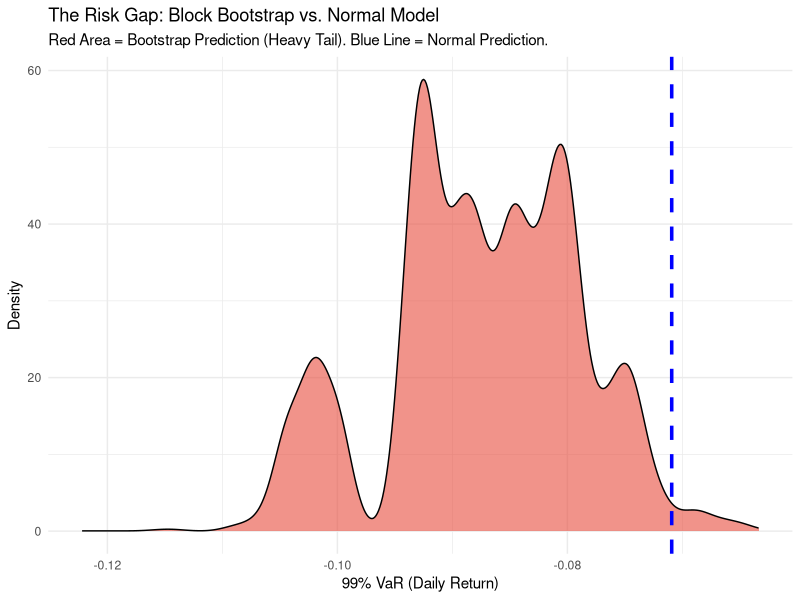
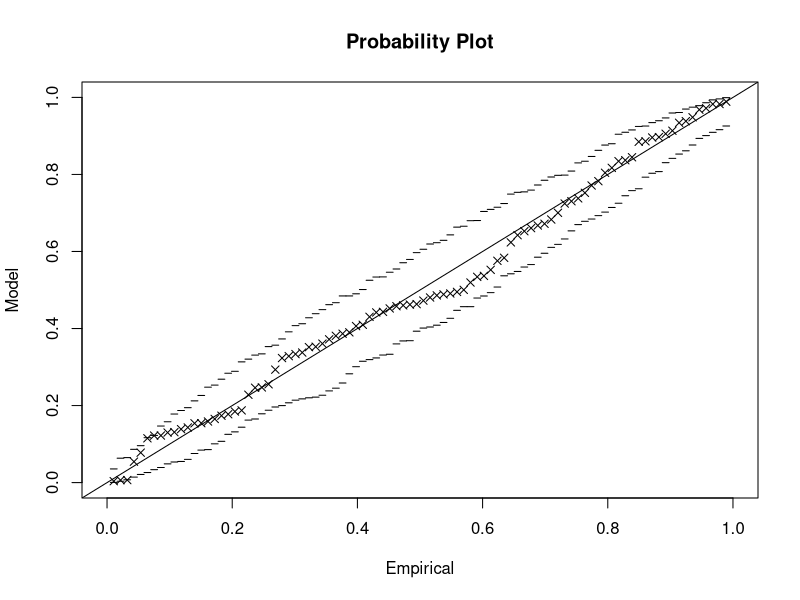

Recreate these plots in R, in order.
## ---- chunk 1
library(ggplot2)
library(dplyr)
library(boot)   # For Bootstrapping
library(evd)    # For Extreme Value Theory (GPD fitting)

options(scipen = 999) # display real numbers, not scientific notation

# Load the dataset
df <- read.csv("data/btc_daily_prices_2021-2025.csv")

# Format dates and sort chronologically (vital for time-series bootstrapping)
df$pricing.date <- as.Date(df$pricing.date)
df <- df[order(df$pricing.date), ]

# Calculate Daily Log Returns using log returns because they are additive over time
returns <- diff(log(df$close.price))

# Quick inspection of the "left tail" (max losses)
print(summary(returns))
## ---- chunk 2
# Define the statistic we want to measure: 99% Value at Risk (VaR)
# VaR is the threshold where losses exceed this value only 1% of the time
var_stat <- function(data, indices) {
  d <- data[indices]
  return(quantile(d, 0.01)) # 1st percentile (negative return)
}

# Run the Block Bootstrap
# 'R' = 10,000 resamples (alternative histories)
# 'l' = 20 (we keep 20 consecutive days together to preserve volatility clusters)
set.seed(42)
boot_results <- tsboot(tseries = returns, 
                       statistic = var_stat, 
                       R = 10000, 
                       l = 20, 
                       sim = "fixed")

# Extract the bootstrapped VaR values
boot_vars <- data.frame(VaR = boot_results$t)

# Compare with the Standard Normal VaR (Gaussian assumption)
mean_return <- mean(returns)
std_dev <- sd(returns)
normal_var <- qnorm(0.01, mean = mean_return, sd = std_dev)

print(paste("Normal VaR (99%):", round(normal_var, 4)))
print(paste("Bootstrap VaR (99%):", round(mean(boot_vars$VaR), 4)))

## ---- chunk 3
# Visualization: The "Risk Gap" Density Plot
ggplot(boot_vars, aes(x = VaR)) +
  geom_density(fill = "#E74C3C", alpha = 0.6) +
  geom_vline(aes(xintercept = normal_var), 
             color = "blue", linetype = "dashed", linewidth = 1.2) +
  labs(title = "The Risk Gap: Block Bootstrap vs. Normal Model",
       subtitle = "Red Area = Bootstrap Prediction (Heavy Tail). Blue Line = Normal Prediction.",
       x = "99% VaR (Daily Return)",
       y = "Density") +
  theme_minimal()
## ---- chunk 4
# 1. Isolate the Tail (Peaks Over Threshold)
# We convert returns to losses (positive values) for the package
losses <- -returns
threshold <- quantile(losses, 0.95) # Top 5% of losses

# 2. Fit the Generalized Pareto Distribution (GPD)
fit_gpd <- fpot(losses, threshold = threshold)

# Print the Shape Parameter (xi)
# If xi > 0, it confirms a heavy tail (infinite variance potential)
print(fit_gpd$estimate)
## ---- chunk 5
# 3. Calculate the Return Level (Manual Calculation)
# We extract parameters to solve: P(X > x) = 1/Return_Period

scale_param <- fit_gpd$estimate["scale"]
shape_param <- fit_gpd$estimate["shape"]
pat <- fit_gpd$pat  # Proportion Above Threshold (how often we are in the tail)

# Define Risk Horizon: 1-in-100 days
return_period <- 100 

# The GPD Return Level Formula
return_level <- threshold + (scale_param / shape_param) * ((return_period * pat)^shape_param - 1)

print(paste("Expected 1-in-100 Day Loss (EVT):", round(return_level, 4)))

# Visualization: Tail Plot (Log Scale)
# Shows how the GPD (Line) fits the actual historical crashes (Dots)
plot(fit_gpd, which = 1) # 'which=1' usually plots Probability or Return Level
## ---- chunk 6
#| echo: false

 sessionInfo() 
